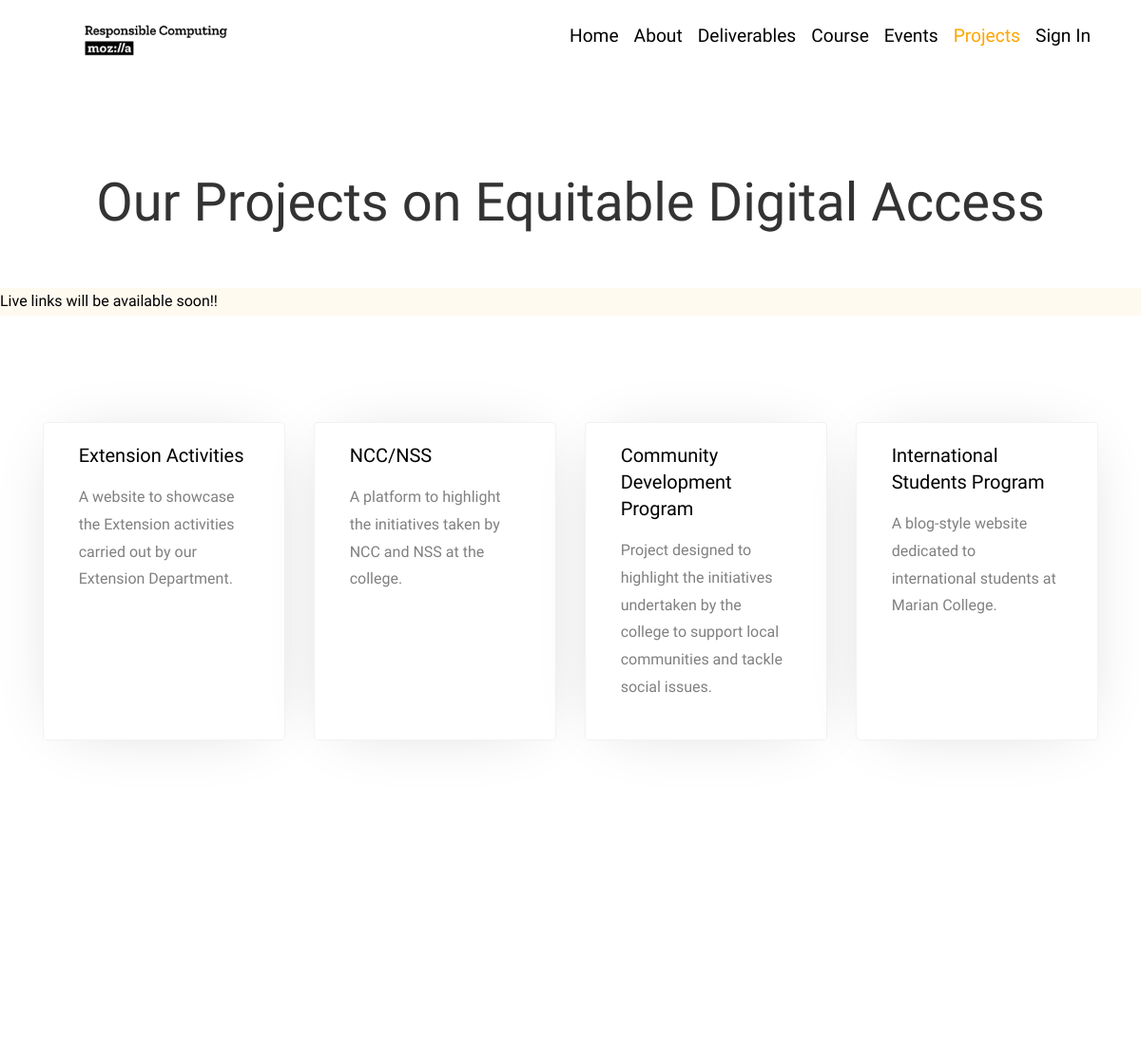
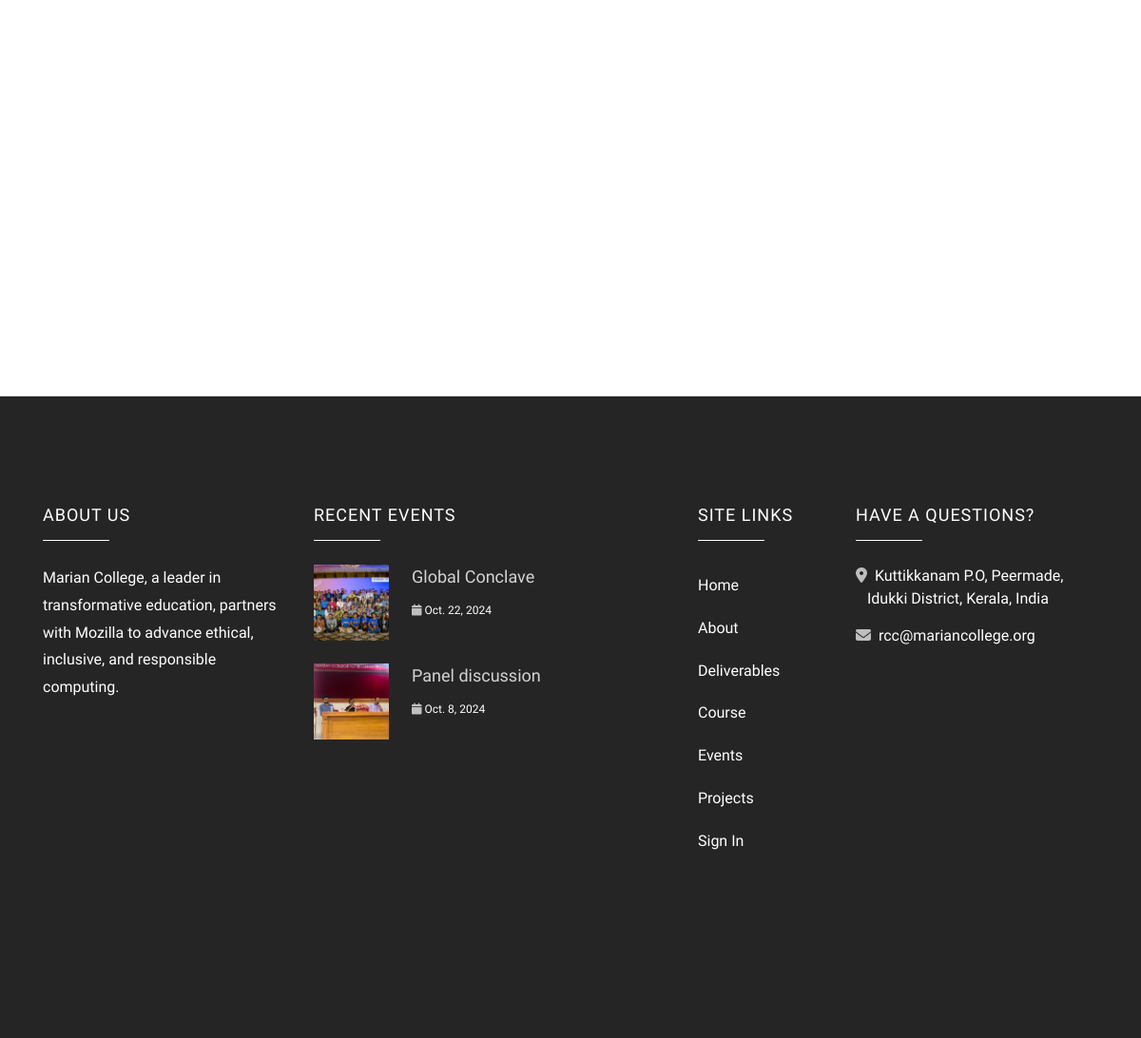
The app's page /projects with its own data (2 pictures, top to bottom).
### mozilla/models.py (models this page shows, shortened)
class Project(models.Model):
    name = models.CharField(max_length=255)
    description = models.TextField()

### mozilla/views.py (the view)
# urls.py: path("projects", views.projects, name="projects"),
def projects(request):
    projects = Project.objects.all()
    return render(request, 'projects.html', {'projects': projects})

### mozilla/templates/projects.html (shortened to what this page needs)
<!DOCTYPE html>
<html lang="en">
  <head>
    <link rel="stylesheet" href="https://cdnjs.cloudflare.com/ajax/libs/font-awesome/6.4.2/css/all.min.css">
    <link rel="stylesheet" href="static/css/open-iconic-bootstrap.min.css">
    <link rel="stylesheet" href="static/css/animate.css">
    <link rel="stylesheet" href="static/css/owl.carousel.min.css">
    <link rel="stylesheet" href="static/css/owl.theme.default.min.css">
    <link rel="stylesheet" href="static/css/magnific-popup.css">
    <link rel="stylesheet" href="static/css/aos.css">
    <link rel="stylesheet" href="static/css/ionicons.min.css">
    <link rel="stylesheet" href="static/css/bootstrap-datepicker.css">
    <link rel="stylesheet" href="static/css/jquery.timepicker.css">
    <link rel="stylesheet" href="static/css/flaticon.css">
    <link rel="stylesheet" href="static/css/icomoon.css">
    <link rel="stylesheet" href="static/css/style.css">
  </head>
  <body>
    <header role="banner">
    <nav class="navbar navbar-expand-lg fixed-top" id="ftco-navbar" style="background-color: white;">
      <div class="container">
        <a class="navbar-brand" href="index"><img src="static/images/logo.png" alt="logo of Mozilla RCC"></a>
      <div class="collapse navbar-collapse justify-content-end" id="navbarContent">
        <ul class="navbar-nav">
          <li class="nav-item active">
            <a href="index" class="nav-link" style="color: black;">Home</a>
          </li>
          <li class="nav-item">
            <a href="about" class="nav-link" style="color: black;">About</a>
          </li>
          <li class="nav-item">
            <a href="deliverables" class="nav-link" style="color: black;">Deliverables</a>
          </li>
          <li class="nav-item">
            <a href="course" class="nav-link" style="color: black;">Course</a>
          </li>
          <li class="nav-item">
            <a href="event" class="nav-link" style="color: black;">Events</a>
          </li>
          <li class="nav-item">
            <a href="projects" class="nav-link" style="color: orange;">Projects</a>
          </li>
        {% if user.is_authenticated %}
        <li class="nav-item">
            <a href="account" class="nav-link" style="color: black;">|| Hey {{ user.username }}</a>
        </li>
      {% else %}
        <li class="nav-item">
            <a href="create_account" class="nav-link" style="color: black;">Sign In</a>
        </li>
      {% endif %}
        </ul>
      </div>
      </div>
    </nav>
  </header>
  <main role="main">
    <section class="project-heading-section">
      <div class="container text-center peqd topic" style="padding-bottom: 4%;">
        <h1 class="display-4" style="font-weight:500; color: #333;">Our Projects on Equitable Digital Access </h1>
      </div>
      <marquee behavior="scroll" direction="left" style="position: relative; color: black; background-color:floralwhite;">Live links will be available soon!!</marquee>
    </section>
    <section class="ftco-section">
      <div class="container">
          <div class="row">
              {% for project in projects %}
              <div class="col-lg-3 col-md-6 col-sm-6 d-flex ftco-animate">
                  <div class="blog-entry align-self-stretch" style="padding-top: 20px;">
                      <div class="text p-4 d-block">
                          <h3 class="heading mt-3">
                              {{ project.name }}
                          </h3>
                          <p>{{ project.description }}</p>
                      </div>
                  </div>
              </div>
              {% endfor %}
          </div>
      </div>
  </section>
  </main>
    <footer class="ftco-footer ftco-section img" style="color: white;">
      <div class="container">
        <div class="row mb-5">
          <div class="col-md-3">
            <div class="ftco-footer-widget mb-4">
              <h2 class="ftco-heading-2" style="color: white;">About Us</h2>
              <p style="color: white;">Marian College, a leader in transformative education, partners with Mozilla to advance ethical, inclusive, and responsible computing.</p>
            </div>
          </div>
          <div class="col-md-4">
            <div class="ftco-footer-widget mb-4">
              <h2 class="ftco-heading-2" style="color: white;">Recent Events</h2>
              <div class="block-21 mb-4 d-flex">
                <a class="blog-img mr-4" style="background-image: url(static/images/conclave.avif);"></a>
                <div class="text">
                  <h3 class="heading" style="color: white;"><a href="event#conclave">Global Conclave</a></h3>
                  <div class="meta">
                    <div><span class="fa fa-calendar"></span> Oct. 22, 2024</div>
                  </div>
                </div>
              </div>
              <div class="block-21 mb-4 d-flex">
                <a class="blog-img mr-4" style="background-image: url(static/images/panel_discussion.avif);"></a>
                <div class="text">
                  <h3 class="heading" style="color: white;"><a href="event#panel">Panel discussion</a></h3>
                  <div class="meta">
                    <div><span class="fa fa-calendar"></span> Oct. 8, 2024</div>
                  </div>
                </div>
              </div>
            </div>
          </div>
          <div class="col-md-2">
             <div class="ftco-footer-widget mb-4 ml-md-4">
              <h2 class="ftco-heading-2" style="color: white;">Site Links</h2>
              <ul class="list-unstyled" >
                <li><a href="index" class="py-2 d-block" style="color: white;">Home</a></li>
                <li><a href="about" class="py-2 d-block" style="color: white;">About</a></li>
                <li><a href="deliverables" class="py-2 d-block" style="color: white;">Deliverables</a></li>
                <li><a href="course" class="py-2 d-block" style="color: white;">Course</a></li>
                <li><a href="event" class="py-2 d-block" style="color: white;">Events</a></li>
                <li><a href="projects" class="py-2 d-block" style="color: white;">Projects</a></li>
        {% if user.is_authenticated %}
        <li class="nav-item">
            <a href="account" class="py-2 d-block" style="color: white;">Account</a>
        </li>
      {% else %}
        <li class="nav-item">
            <a href="create_account" class="py-2 d-block" style="color: white;">Sign In</a>
        </li>
      {% endif %}
              </ul>
            </div>
          </div>
          <div class="col-md-3">
            <div class="ftco-footer-widget mb-4">
            	<h2 class="ftco-heading-2" style="color: white;">Have a Questions?</h2>
            	<div class="block-23 mb-3">
	              <ul>
	                <li><span class="fa fa-map-marker-alt"></span><span class="text" style="color: white;">&nbsp; Kuttikkanam P.O, Peermade, Idukki District, Kerala, India</span></li>
	                <li><span class="fa fa-envelope"></span><span class="text" style="color: white;">&nbsp; rcc@mariancollege.org</span></li>
	              </ul>
	            </div>
            </div>
          </div>
        </div>
      </div>
    </footer>
  </body>
</html>

### mozilla/templates/projects.html (style rules this page uses)
.topic { padding-top: 15%; }

### records on screen
Project: name "Extension Activities", description "A website to showcase the Extension activities carried out by our Extension Department."
Project: name "NCC/NSS", description "A platform to highlight the initiatives taken by NCC and NSS at the college."
Project: name "Community Development Program", description "Project designed to highlight the initiatives undertaken by the college to support local communities and tackle social issues."
Project: name "International Students Program", description "A blog-style website dedicated to international students at Marian College."
